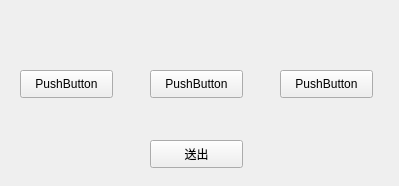
<?xml version="1.0" encoding="UTF-8"?>
<ui version="4.0">
 <class>lose_pokemon</class>
 <widget class="QWidget" name="lose_pokemon">
  <property name="geometry">
   <rect>
    <x>0</x>
    <y>0</y>
    <width>399</width>
    <height>186</height>
   </rect>
  </property>
  <property name="windowTitle">
   <string>Form</string>
  </property>
  <widget class="QPushButton" name="lose_1">
   <property name="geometry">
    <rect>
     <x>20</x>
     <y>70</y>
     <width>93</width>
     <height>28</height>
    </rect>
   </property>
   <property name="text">
    <string>PushButton</string>
   </property>
  </widget>
  <widget class="QPushButton" name="lose_2">
   <property name="geometry">
    <rect>
     <x>150</x>
     <y>70</y>
     <width>93</width>
     <height>28</height>
    </rect>
   </property>
   <property name="text">
    <string>PushButton</string>
   </property>
  </widget>
  <widget class="QPushButton" name="lose_3">
   <property name="geometry">
    <rect>
     <x>280</x>
     <y>70</y>
     <width>93</width>
     <height>28</height>
    </rect>
   </property>
   <property name="text">
    <string>PushButton</string>
   </property>
  </widget>
  <widget class="QPushButton" name="pushButton_4">
   <property name="geometry">
    <rect>
     <x>150</x>
     <y>140</y>
     <width>93</width>
     <height>28</height>
    </rect>
   </property>
   <property name="text">
    <string>送出</string>
   </property>
  </widget>
 </widget>
 <resources/>
 <connections/>
</ui>
